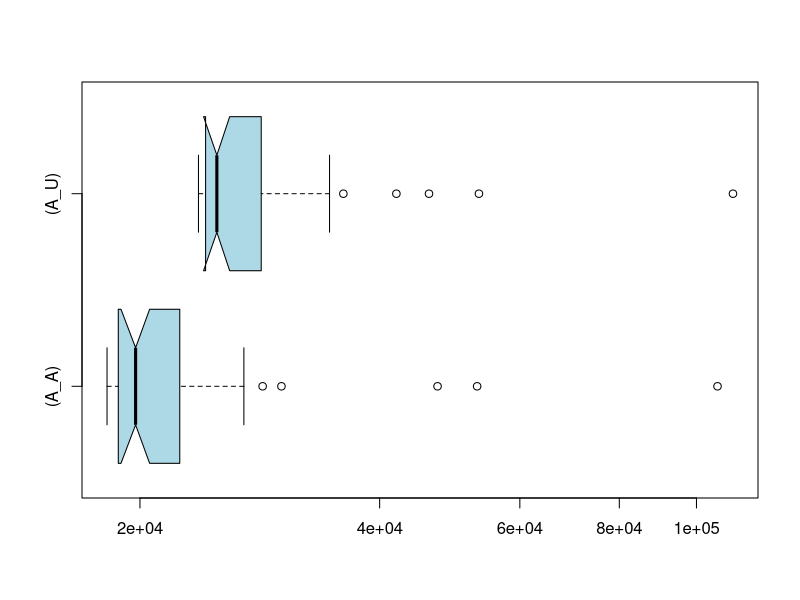

This figure's R source:
if (exists("A_A")) remove("A_A")
if (exists("A_U")) remove("A_U")
if (exists("C_A")) remove("C_A")
if (exists("C_U")) remove("C_U")
A_U<-c(111130,41986,53307,30402,24020,26173,26953,25788,28964,24985,25503,36017,25848,29830,28402,28323,24475,25771,28854,30585,24435,24282,24429,23792,24018,23822,25375,23780,24223,25053,34605,46139,24856,26096,28406,26562,24528,24109,24089,23987,24978,23688,24619,24478,24180,24500,24177,23714,24154,24234)
A_A<-c(106276,47293,53027,19440,21349,19485,18547,18933,20160,20505,30111,28518,20530,19801,23321,22447,20012,26587,21824,23321,18958,22451,19364,18735,22090,19750,18538,18916,18338,18259,19116,27012,18785,24141,21537,22441,22248,18244,18591,19749,18184,18999,18283,19578,19539,18582,18420,18791,19821,18539)
if (exists("A_U")) boxplot.stats(A_U)
if (exists("A_A")) boxplot.stats(A_A)
if (exists("C_U")) boxplot.stats(C_U)
if (exists("C_A")) boxplot.stats(C_A)
if (exists("A_U")) summary(A_U)
if (exists("A_A")) summary(A_A)
if (exists("C_U")) summary(C_U)
if (exists("C_A")) summary(C_A)
if (exists("A_U")) boxplot(A_A,A_U,col="lightblue",horizontal=TRUE,log="x",match=TRUE,names=c("(A_A)","(A_U)"),notch=TRUE)
if (exists("C_U")) boxplot(C_A,C_U,col="lightblue",horizontal=TRUE,log="x",match=TRUE,names=c("(C_A)","(C_U)"),notch=TRUE)
